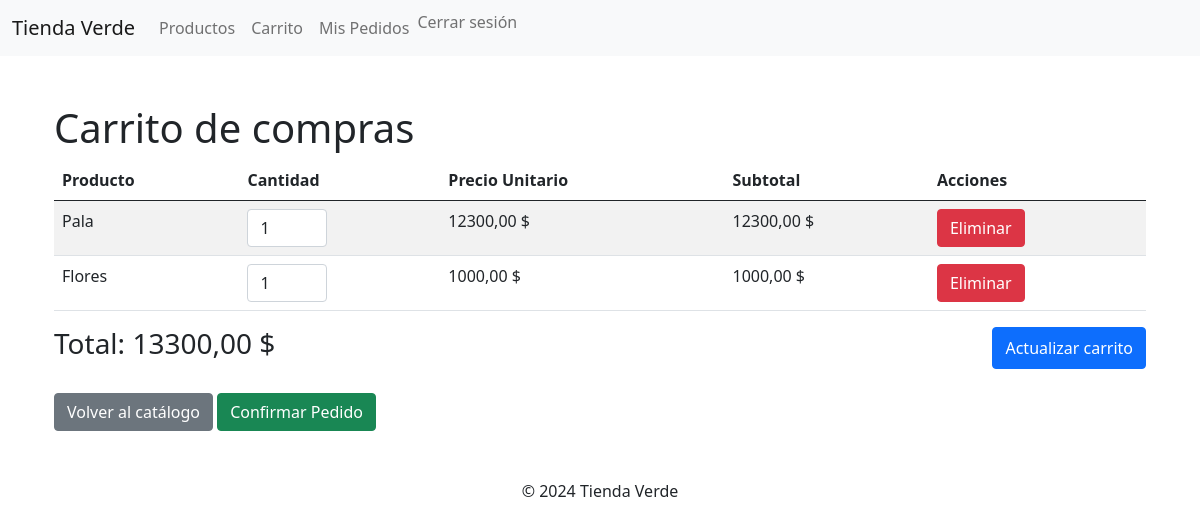
Page /carrito/ (signed in) on the earlier database version.
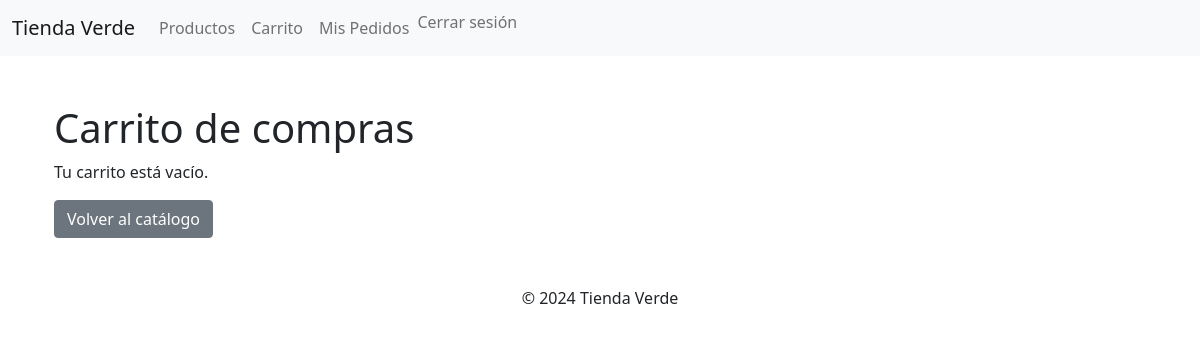
Same page on the later database version.
### core/models.py (models this page shows, shortened)
class Producto(models.Model):
    nombre = models.CharField(max_length=100)
    descripcion = models.TextField()
    precio = models.DecimalField(max_digits=10, decimal_places=2)
    stock = models.PositiveIntegerField()
    imagen = models.ImageField(upload_to='productos/', blank=True, null=True)  # El campo para la imagen

class Carrito(models.Model):
    cliente = models.OneToOneField(User, on_delete=models.CASCADE)
    productos = models.ManyToManyField(Producto, through='CarritoItem')
    total = models.DecimalField(max_digits=10, decimal_places=2, default=0.0)

### core/views.py (the view, shortened to what this page needs)
# urls.py: path('carrito/', carrito, name='carrito'),
@login_required
def carrito(request):
    carrito, created = Carrito.objects.get_or_create(cliente=request.user)
    total = 0
    items_con_subtotal = []
    for item in carrito.carritoitem_set.all():
        subtotal = item.producto.precio * item.cantidad
        total += subtotal
        items_con_subtotal.append({
            'producto': item.producto,
            'cantidad': item.cantidad,
            'precio_unitario': item.producto.precio,
            'subtotal': subtotal
        })
    carrito.total = total
    carrito.save()
    return render(request, 'core/carrito.html', {'carrito': carrito, 'items_con_subtotal': items_con_subtotal, 'total': total})

### core/templates/core/carrito.html (shortened to what this page needs)
{% extends 'core/base.html' %}
{% block content %}
<div class="container mt-5">
    <h1>Carrito de compras</h1>
    {% if items_con_subtotal %}
        <form method="post" action="{% url 'carrito' %}">
            <table class="table table-striped">
                <thead>
                    <tr>
                        <th>Producto</th>
                        <th>Cantidad</th>
                        <th>Precio Unitario</th>
                        <th>Subtotal</th>
                        <th>Acciones</th>
                    </tr>
                </thead>
                <tbody>
                    {% for item in items_con_subtotal %}
                    <tr>
                        <td>{{ item.producto.nombre }}</td>
                        <td>
                            <input type="number" name="cantidad_{{ item.producto.id }}" value="{{ item.cantidad }}" min="0" class="form-control" style="width: 80px;">
                        </td>
                        <td>{{ item.precio_unitario }} $</td>
                        <td>{{ item.subtotal|floatformat:2 }} $</td>
                        <td>
                            <button type="submit" name="eliminar_{{ item.producto.id }}" class="btn btn-danger">Eliminar</button>
                        </td>
                    </tr>
                    {% endfor %}
                </tbody>
            </table>
            <div class="d-flex justify-content-between">
                <h3>Total: {{ total|floatformat:2 }} $</h3>
                <button type="submit" class="btn btn-primary">Actualizar carrito</button>
            </div>
        </form>
        <div class="mt-4">
            <a href="{% url 'productos' %}" class="btn btn-secondary">Volver al catálogo</a>
            <a href="{% url 'confirmar_pedido' %}" class="btn btn-success">Confirmar Pedido</a>
        </div>
    {% else %}
        <p>Tu carrito está vacío.</p>
        <a href="{% url 'productos' %}" class="btn btn-secondary">Volver al catálogo</a>
    {% endif %}
</div>
{% endblock %}

Differences in the rows shown:
no longer on this page (row unchanged): Producto: producto.nombre "Pala", cantidad "1", precio_unitario "12300,00", subtotal "12300,00"
no longer on this page (row unchanged): Producto: producto.nombre "Flores", producto.id "1", precio_unitario "1000,00", subtotal "1000,00"
no longer on this page (row edited): Carrito: total "13300,00"
Other differences:
text no longer shown: "Producto Cantidad Precio Unitario Subtotal Acciones Total: $ Actualizar carrito Confirmar Pedido"
text now shown: "Tu carrito está vacío."
